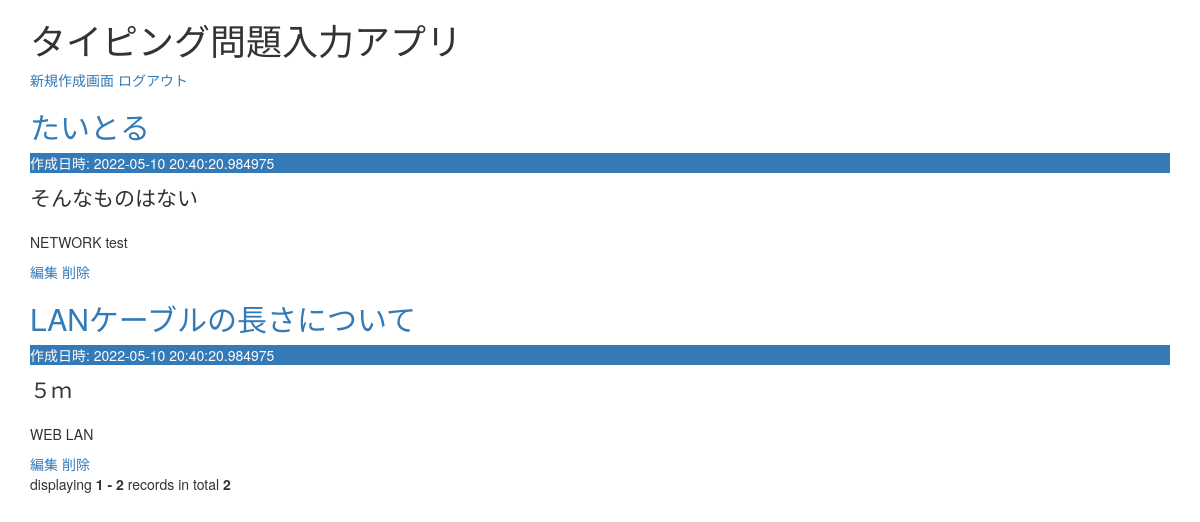
Before: / with the older database file.
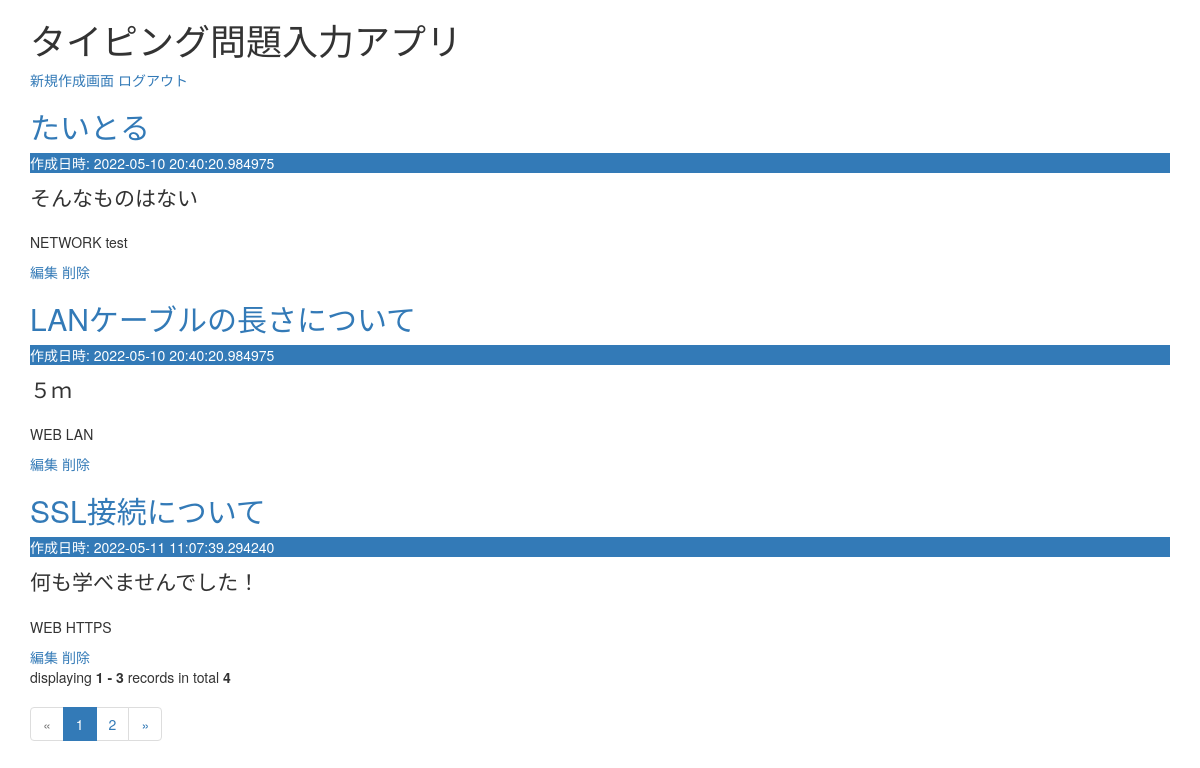
After: the same page with the newer database file.
### app.py (models this page shows)
class Post(db.Model):
    id = db.Column(db.Integer, primary_key=True)
    genre = db.Column(db.String(50))
    theme = db.Column(db.String(50))
    title = db.Column(db.String(50), nullable=False)
    body = db.Column(db.String(2000), nullable=False)
    created_at = db.Column(db.DateTime, nullable=False, default=datetime.now(pytz.timezone('Asia/Tokyo')))

### app.py (the view)
@app.route('/', methods=['GET', 'POST'])
def index():
    if request.method == 'GET':
        posts = Post.query.all()
        page = request.args.get(get_page_parameter(), type=int, default=1)
        rows = posts[(page -1)*3: page*3]
        pagination = Pagination(page=page, total=len(posts), per_page=3, css_framework='bootstrap')
        return render_template('index.html', posts=posts, rows=rows, pagination=pagination)

### templates/index.html (shortened to what this page needs)
{% extends "bootstrap/base.html" %}
{% block content %}
<div class="container">
    <h1>タイピング問題入力アプリ</h1>
    <a href="/create" role="button">新規作成画面</a>
    <a href="/logout" role="button">ログアウト</a>
        {% for row in rows %}
        <article>
            <h2><a href="/article/{{row.id}}">{{ row.title }}</a></h2>
            <p class="d-inline p-2 bg-primary text-white">作成日時: {{ row.created_at }}</p>
            <p class="lead">{{ row.body }}</p>
            <p>
                {{ row.genre }} {{ row.theme }}
            </p>
            <a href="/{{row.id}}/update" role="button">編集</a>
            <a href="/{{row.id}}/delete" role="button">削除</a>
        </article>
        {% endfor %}
        {{ pagination.info }}
        {{ pagination.links }}
    </div>
{% endblock %}

Changed rows visible on the page:
added Post: title "SSL接続について", created_at "2022-05-11 11:07:39.294240", body "何も学べませんでした！", genre "WEB", theme "HTTPS"
Other visible differences:
{{ pagination.info }}: "displaying 1 - 2 records in total 2" → "displaying 1 - 3 records in total 4"
{{ pagination.links }}: (not shown) → "« 1 2 »"
